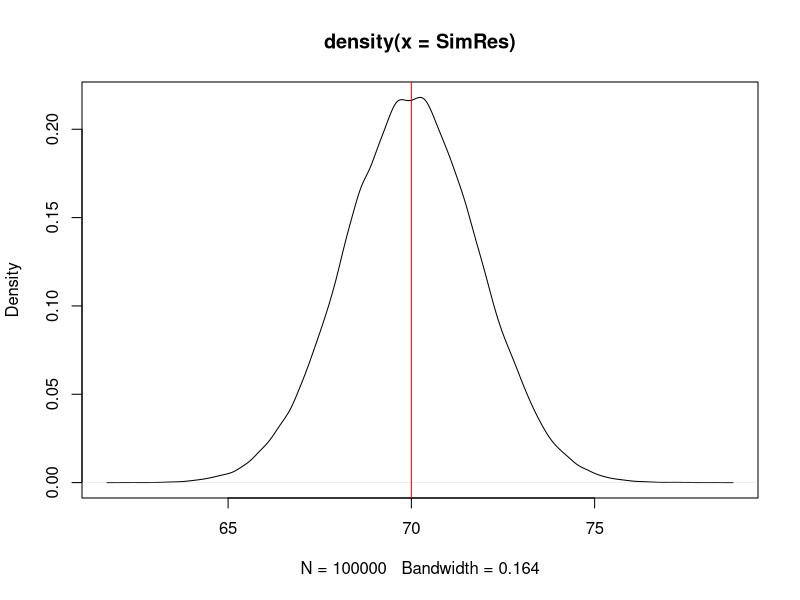
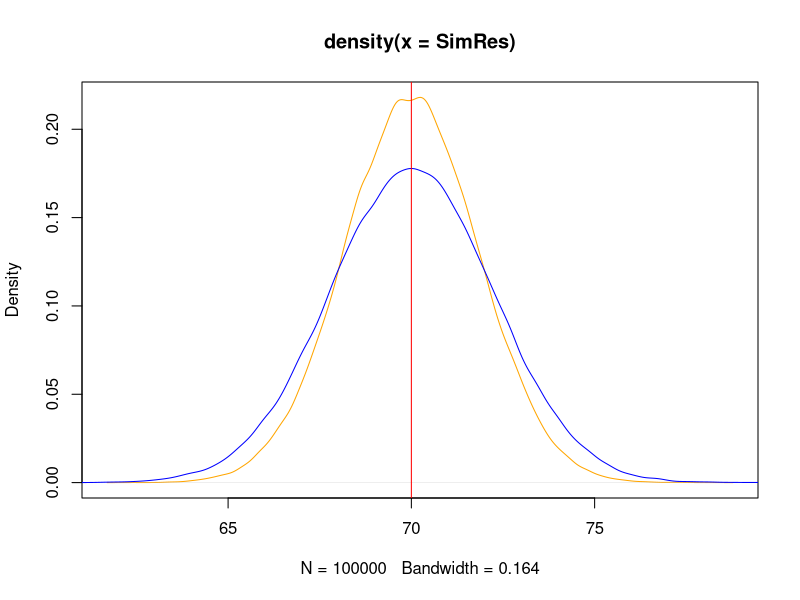
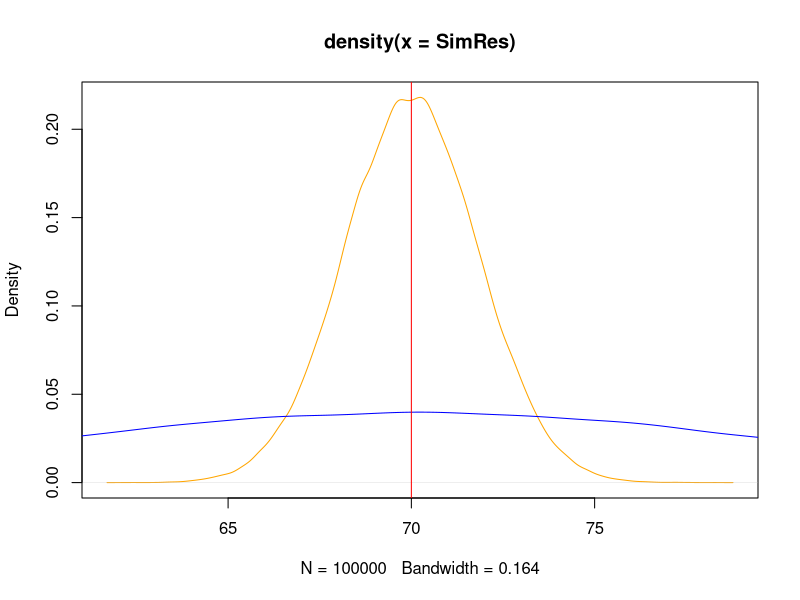

The R script that drew these images, in order:
n <- 30

set.seed(1)
SimData <- rnorm(n, 70, 10)
SimData

mean(SimData)

SimRes <- replicate(100000, {
  SimData <- rnorm(n, 70, 10)
  mean(SimData)
})

plot(density(SimRes))
abline(v = 70, col = "red")

mean(SimRes)
sd(SimRes)

SimResMedian <- replicate(100000, {
  SimData <- rnorm(n, 70, 10)
  median(SimData)
})

plot(density(SimRes), col = "orange")
lines(density(SimResMedian), col = "blue")
abline(v = 70, col = "red")

SimResFurcsa <- replicate(100000, {
  SimData <- rnorm(n, 70, 10)
  SimData[1]
})

plot(density(SimRes), col = "orange")
lines(density(SimResFurcsa), col = "blue")
abline(v = 70, col = "red")
